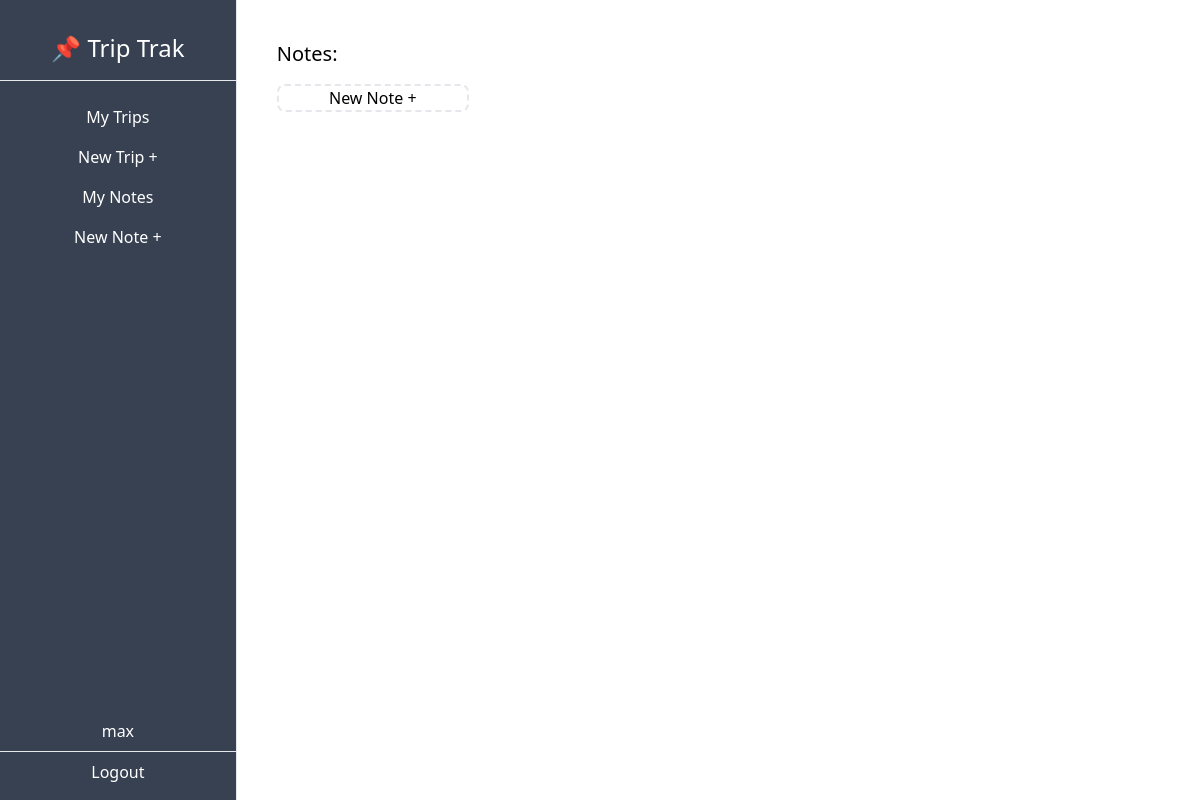
The app's page /dashboard/note/ (signed in), older data.
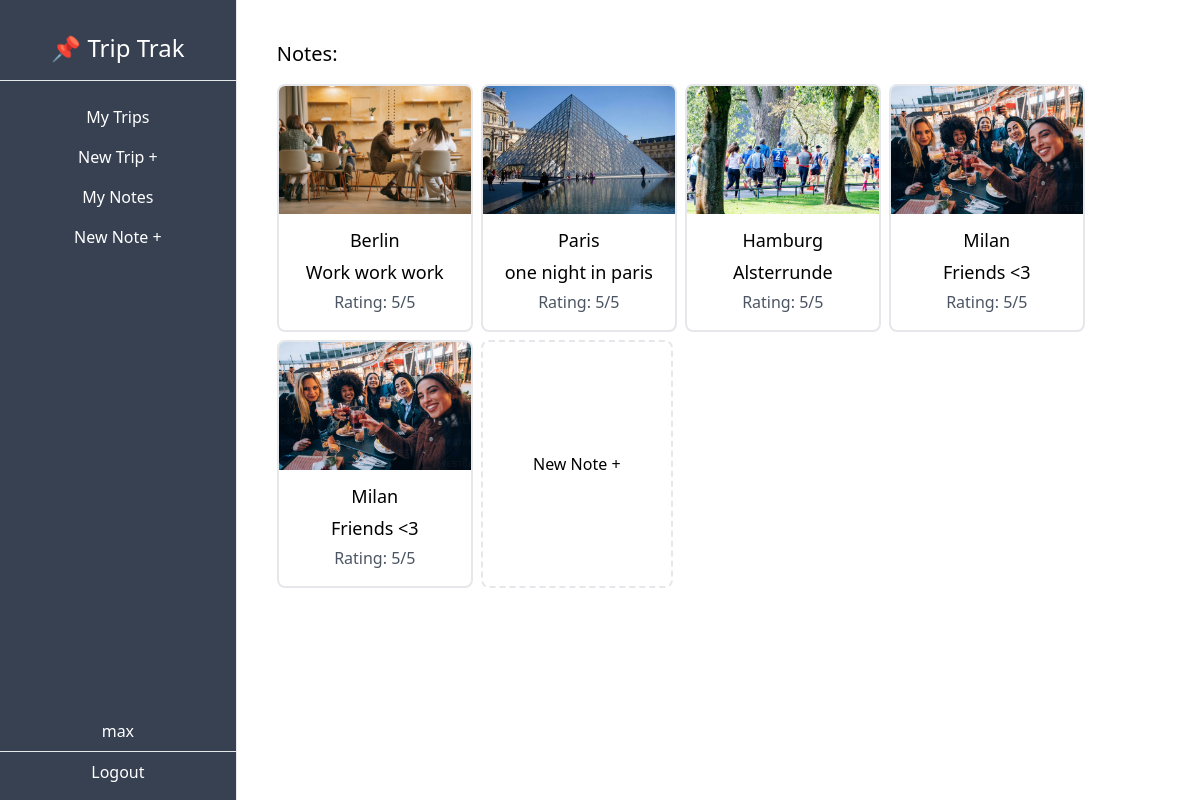
The same page, newer data.
### trips/models.py (models this page shows, shortened)
class Note(models.Model):
    TRIP_TYPES = (
        ('event', 'Event'),
        ('retreat', 'Retreat'),
        ('family', 'Family'),
    )
    trip = models.ForeignKey(Trip, on_delete=models.CASCADE, related_name='notes')
    title = models.CharField(max_length=100)
    description = models.TextField()
    type = models.CharField(max_length=10, choices=TRIP_TYPES)
    rating = models.PositiveSmallIntegerField(default=1, validators=[MaxValueValidator(5)])
    img = models.ImageField(upload_to='notes', blank=True, null=True)

class Trip(models.Model):
    city = models.CharField(max_length=15)
    country = models.CharField(max_length=2)  # 2CHAR code
    owner = models.ForeignKey(User, on_delete=models.CASCADE, related_name='trips')

### trips/views.py (the view)
# urls.py: path('dashboard/note/', views.NoteListView.as_view(), name='note-list'),
class NoteListView(ListView):
    model = Note
    def get_queryset(self):
        return Note.objects.filter(trip__owner=self.request.user)

### trips/templates/trips/note_list.html
{% extends 'trips/_base.html' %}
{% block content %}
<h3 class="text-xl pb-4">Notes:</h3>
<div class="flex gap-2 flex-wrap">
    {% for note in object_list %}
    <a href="{% url 'note-detail' note.pk %}">
        <div class="border-2 rounded-lg pb-4 hover:shadow">
            <img class="w-48 h-32 object-cover overflow-hidden rounded-t-md" src="{{note.img.url}}" alt="{{note.title}}">
            <p class="text-center mt-3 text-lg">{{note.trip.city}}</p>
            <p class="text-center mt-1 text-lg">{{note.title}}</p>
            <p class="text-center mt-1 text-gray-600">Rating: {{note.rating}}/5</p>
        </div>
    </a>
    {% endfor %}
    <a href="{% url 'note-create' %}">
        <div class="border-2 border-dashed rounded-lg hover:shadow w-48 h-full flex justify-center items-center">
            <p class="">New Note +</p>
        </div>
    </a>
</div>
{% endblock content %}

### trips/templates/trips/_base.html (shortened to what this page needs)
<!DOCTYPE html>
<html lang="en">
    <head>
        <script src="https://cdn.tailwindcss.com"></script>
      </head>
<body>
    <div class="flex-col md:flex-row flex h-screen">
        <div class="md:h-screen bg-gray-700 text-white w-full md:w-1/4 md:max-w-xs py-2 md:pt-8 md:pb-2 flex flex-col items-center justify-start border-r">
            <div class="border-b w-full text-center pb-4 text-2xl">
                <h1>📌 Trip Trak</h1>
            </div>
            <div class="pt-4 w-full text-center">
                <ul class="flex md:flex-col justify-around px-2 md:px-0 pb-2 md:pb-0">
                    <a href="{% url 'trip-list' %}">
                        <li class="py-2 px-3 md:px-0 hover:bg-gray-600 hover:cursor-pointer">My Trips</li>
                    </a>
                    <a href="{% url 'trip-create' %}">
                        <li class="py-2 px-3 md:px-0 hover:bg-gray-600 hover:cursor-pointer">New Trip +</li>
                    </a>
                    <a href="{% url 'note-list' %}">
                        <li class="py-2 px-3 md:px-0 hover:bg-gray-600 hover:cursor-pointer">My Notes</li>
                    </a>
                    <a href="{% url 'note-create' %}">
                    <li class="py-2 px-3 md:px-0 hover:bg-gray-600 hover:cursor-pointer">New Note +</li>
                    </a>
                </ul>
            </div>
            <div class="mt-auto w-full text-center flex md:flex-col justify-evenly py-2 md:pt-0">
                <p class="">{{user.username}}</p>
                <hr class="my-2">
                <p>
                    <form action="{% url 'logout' %}" method="post">
                        <input type="submit" value="Logout" class="hover:bg-gray-600 hover:cursor-pointer">
                    </form>
                </p>
            </div>
        </div>
        <div class="w-full md:w-full p-10 overflow-auto">
            {% block content %}
            {% endblock content %}
        </div>
    </div>
</body>
</html>

Row changes from the older to the newer data that the page shows:
added Note: img (picture), trip.city "Berlin", title "Work work work", rating "5"
added Note: img (picture), trip.city "Paris", title "one night in paris", rating "5"
added Note: img (picture), trip.city "Hamburg", title "Alsterrunde", rating "5"
added Note: img (picture), trip.city "Milan", title "Friends <3", rating "5"
added Note: img (picture), trip.city "Milan", title "Friends <3", rating "5"
